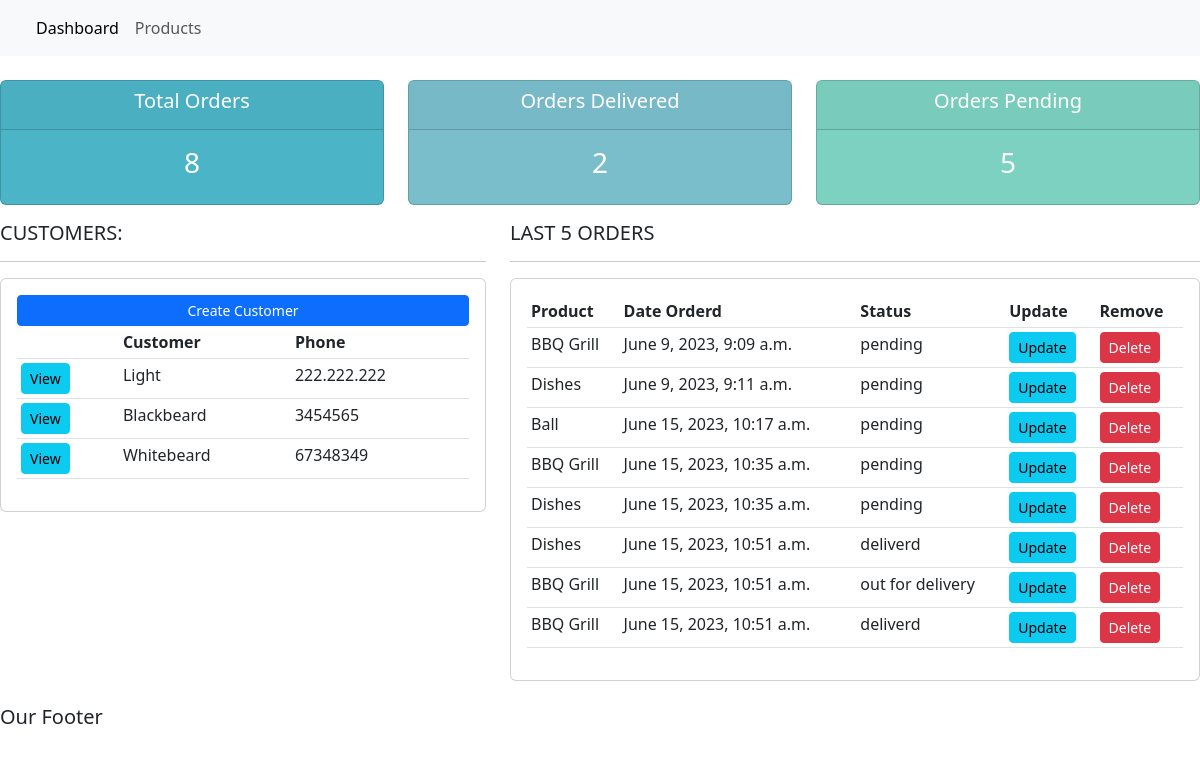
The page / on the database its author committed.
### Accounts/models.py (models this page shows, shortened)
class Customer(models.Model):
    name = models.CharField(max_length = 200, null=True)
    phone = models.CharField(max_length = 200, null=True)
    email = models.CharField(max_length = 200, null=True)
    date_created = models.DateTimeField(auto_now_add=True)

class Order(models.Model):
    STATUS = (
        ('pending','pending'),
        ('out for delivery','out for delivery'),
        ('deliverd','deliverd'),
    )
    customer = models.ForeignKey(Customer, null=True, on_delete=models.SET_NULL)
    product = models.ForeignKey(Product, null=True, on_delete=models.SET_NULL)
    date_created = models.DateTimeField(auto_now_add=True)
    status = models.CharField(max_length=200,null=True,choices=STATUS)
    note = models.CharField(max_length=1000, null=True)

class Product(models.Model):
    CATEGORY =(
        ('indoor','indoor'),
        ('outdoor','outdoor'),
    )
    name = models.CharField(max_length = 200, null=True)
    price = models.FloatField(null=True)
    category = models.CharField(max_length = 200, null=True, choices= CATEGORY)
    description = models.CharField(max_length = 200, null=True, blank = True)
    date_created = models.DateTimeField(auto_now_add=True)
    tags = models.ManyToManyField(Tag)
    def __str__(self):
        return self.name

### Accounts/views.py (the view)
# urls.py: path('',views.home,name="home"),
def home(request):
    orders = Order.objects.all()
    customer = Customer.objects.all()
    total_customers = customer.count()
    total_orders = orders.count()
    delivered = orders.filter(status = 'deliverd').count()
    pending = orders.filter(status = 'pending').count()
    context = {'orders':orders,'customer':customer,'total_customers':total_customers,
                'total_orders':total_orders,'delivered':delivered,'pending':pending}
    return render(request, 'Accounts/dashboard.html',context)

### Accounts/templates/Accounts/dashboard.html
{% extends 'Accounts/index.html'%}
{% block content %}
{%  include 'Accounts/status.html' %}
<div class="row">
	<div class="col-md-5">
		<h5>CUSTOMERS:</h5>
		<hr>
		<div class="card card-body">
			<a class="btn btn-primary  btn-sm btn-block" href="">Create Customer</a>
			<table class="table table-sm">
				<tr>
					<th></th>
					<th>Customer</th>
					<th>Phone</th>
				</tr>
				{% for customer in customer %}
				<tr>
					<td><a class='btn btn-sm btn-info'    href="{% url 'customer' customer.id%}">View</a></td>
					<td>{{customer.name}}</td>
					<td>{{customer.phone}}</td>
				</tr>
				{% endfor%}
			</table>
		</div>
	</div>
	<div class="col-md-7">
		<h5>LAST 5 ORDERS</h5>
		<hr>
		<div class="card card-body">
			<table class="table table-sm">
				<tr>
					<th>Product</th>
					<th>Date Orderd</th>
					<th>Status</th>
					<th>Update</th>
					<th>Remove</th>
				</tr>
				{% for order in orders %}
				<tr>
					<td>{{order.product}}</td>
					<td>{{order.date_created}}</td>
					<td>{{order.status}}</td>
					<td><a class='btn btn-sm btn-info' href="{% url 'update_order' order.id%}">Update</a></td>
					<td><a class='btn btn-sm btn-danger' href="{% url 'delete_order' order.id%}">Delete</a></td>
				</tr>
				{% endfor%}
			</table>
		</div>
	</div>
</div>
{% endblock %}

### static/css/main.css (style rules this page uses)
body { background-color: #ebeff5; }

### rows shown on the page
Customer: name "Light", phone "222.222.222"
Customer: name "Blackbeard", phone "3454565"
Customer: name "Whitebeard", phone "67348349"
Order: product "BBQ Grill", date_created "June 9, 2023, 9:09 a.m.", status "pending"
Order: product "Dishes", date_created "June 9, 2023, 9:11 a.m.", status "pending"
Order: product "Ball", date_created "June 15, 2023, 10:17 a.m.", status "pending"
Order: product "BBQ Grill", date_created "June 15, 2023, 10:35 a.m.", status "pending"
Order: product "Dishes", date_created "June 15, 2023, 10:35 a.m.", status "pending"
Order: product "Dishes", date_created "June 15, 2023, 10:51 a.m.", status "deliverd"
Order: product "BBQ Grill", date_created "June 15, 2023, 10:51 a.m.", status "out for delivery"
Order: product "BBQ Grill", date_created "June 15, 2023, 10:51 a.m.", status "deliverd"

### other values the page prints
{{ total_orders }} "8"
{{ delivered }} "2"
{{ pending }} "5"
